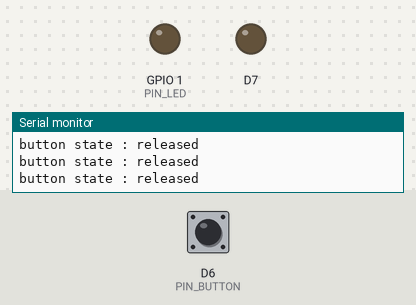
Bench run of a program on a simulated ESP8266 (NodeMCU). Shown: output pins drawn as LEDs (lit = HIGH), the last lines printed to the serial monitor. The inputs (shaded band) are chosen by the test bench; at power-on: D6 (PIN_BUTTON) HIGH.

Above: at 2.8 s.
2.9 s: D6 (PIN_BUTTON) pulled LOW for 1.2 s
At 3.7 s:
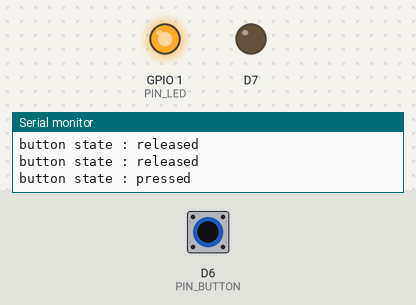
5.6 s: D6 (PIN_BUTTON) pulled LOW for 3.2 s
At 9.4 s:
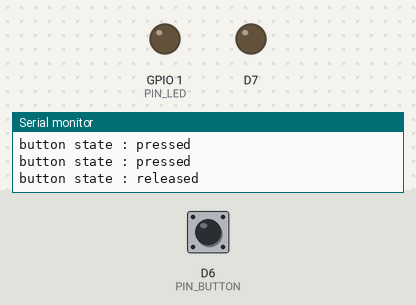
Timing chart, 0 to 10.9 s (numbered marks = the images above; inputs shaded):
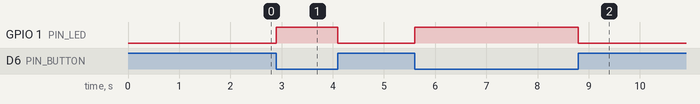

The program:

main.cpp
```cpp
#include <Arduino.h>

#include "pins.h" // pas bligatoire mais conseillé de définir tous les pins dans un .h

volatile uint8_t count_button = 0;

void buttonCallback();

void setup() {
    pinMode(PIN_BUTTON, INPUT_PULLUP);
    pinMode(PIN_LED, OUTPUT);
    pinMode(PIN_LED_2, OUTPUT);
    Serial.begin(9600);

    attachInterrupt(digitalPinToInterrupt(PIN_BUTTON), buttonCallback, CHANGE); // Base
}

void loop() {
    Serial.print("button state : ");
    if(digitalRead(PIN_BUTTON))
    {
        Serial.println("released");
    }
    else
    {
        Serial.println("pressed");
    }

    delay(1000);
}

void buttonCallback()
{
    if(digitalRead(PIN_BUTTON) == HIGH)
    {
        digitalWrite(PIN_LED, LOW);
    }
    else
    {
        digitalWrite(PIN_LED, HIGH);
    }
}
```

pins.h
```cpp
#ifndef PINS_H
#define PINS_H

#include <Arduino.h>

#define PIN_LED D10
#define PIN_BUTTON D6
#define PIN_LED_2 D11

#endif /* PINS_H */
```

Measured:
- after the input at 2.9 s, GPIO 1 (PIN_LED): LOW → HIGH at once, → LOW 1.2 s later
- after the input at 5.6 s, GPIO 1 (PIN_LED): LOW → HIGH at once, → LOW 3.2 s later
